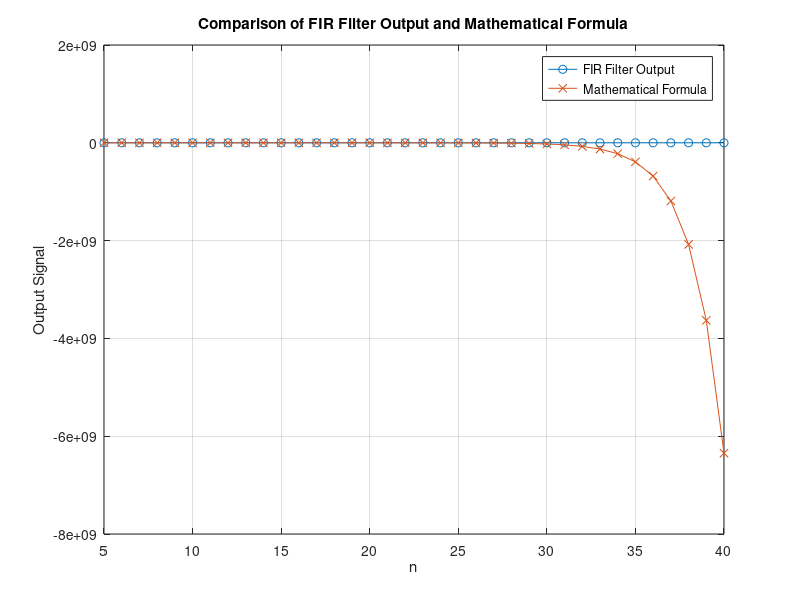

Reproduce this figure in MATLAB.
clear
clc

wn1 = 0.44 * pi; % First nulling frequency
wn2 = 0.7 * pi; % Second nulling frequency

% Coefficients for the first nulling filter
b1_0 = 1;
b1_1 = -2 * cos(wn1);
b1_2 = 1;

% Coefficients for the second nulling filter
b2_0 = 1;
b2_1 = -2 * cos(wn2);
b2_2 = 1;

% Waveform Properties
N = 150; % Signal length
n = 0:N-1; % Time Index
w1 = 0.3 * pi; % Frequency of first sinusoid
w2 = 0.44 * pi; % Frequency of second sinusoid
w3 = 0.7 * pi; % Frequency of third sinusoid
phi1 = 0; % Phase of first sinusoid
phi2 = -pi/3; % Phase of second sinusoid
phi3 = -pi/4; % Phase of third sinusoid
x1 = 5 * cos(w1 * n); % First sinusodial component
x2 = 22 * cos(w2 * n + phi2); % Second sinusodial component
x3 = 22 * cos(w3 * n + phi3); % Third sinusodial component
x = x1 + x2 + x3; % Input Signal Calculation

% Nulling filter implementations
filtered_x1 = conv(x, [b1_0, b1_1, b1_2], 'same');
filtered_x2 = conv(filtered_x1, [b2_0, b2_1, b2_2], 'same');

% Define the mathematical equation for the output signal
% For n >= 5, y[n] = x[n] - 2 * cos(wn1) * x[n-1] + x[n-2] - 2 * cos(wn2) * y[n-1] + y[n-2]
y_mathematical = zeros(1, N);
y_mathematical(1:4) = filtered_x2(1:4); % Initial values
for i = 5:N
    y_mathematical(i) = filtered_x2(i) - 2 * cos(wn1) * filtered_x2(i-1) + filtered_x2(i-2) ...
                         - 2 * cos(wn2) * y_mathematical(i-1) + y_mathematical(i-2);
end

% Plot both the mathematical formula and FIR filter output over the range 5 <= n <= 40
range = 5:40;
figure;
plot(range, filtered_x2(range), 'o-', 'DisplayName', 'FIR Filter Output');
hold on;
plot(range, y_mathematical(range), 'x-', 'DisplayName', 'Mathematical Formula');
xlabel('n');
ylabel('Output Signal');
title('Comparison of FIR Filter Output and Mathematical Formula');
legend;
grid on;